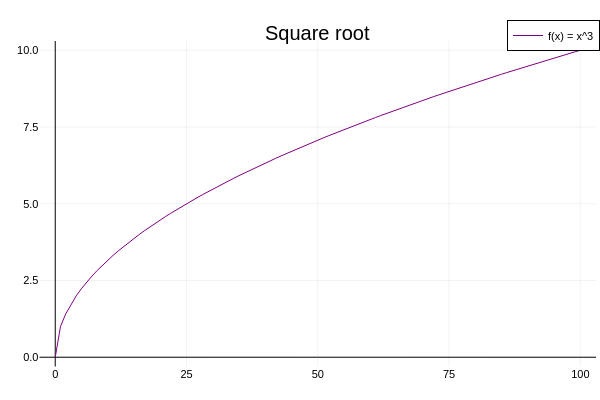

This figure's notebook cell:
### Markdown cell above
<a id="sqrt-latex"></a>
#### Square Root Function
$$ f(x) = \sqrt{x} $$

[⬆ Back to Table of Contents](#table-of-contents)

### Code cell
x = 0:1:100
f(x) = sqrt.(x)
plot(x,f, title="Square root" , label="f(x) = x^3", color=:purple, framestyle=:zerolines)

### Figure 1 — Plotly figure (JSON) as saved in the notebook; plotly's stock layout.template omitted (floating-point values rounded to 4 significant figures)
{"data": [{"colorbar": {"len": 0.9039, "title": "", "x": 0.9934, "y": 0.4896}, "legendgroup": "f(x) = x^3", "line": {"color": "rgba(128, 0, 128, 1.000)", "dash": "solid", "shape": "linear", "width": 1}, "mode": "lines", "name": "f(x) = x^3", "showlegend": true, "type": "scatter", "x": [0, 1, 2, 3, 4, 5, 6, 7, 8, 9, 10, 11, 12, 13, 14, 15, 16, 17, 18, 19, 20, 21, 22, 23, 24, 25, 26, 27, 28, 29, 30, 31, 32, 33, 34, 35, 36, 37, 38, 39, 40, 41, 42, 43, 44, 45, 46, 47, 48, 49, 50, 51, 52, 53, 54, 55, 56, 57, 58, 59, 60, 61, 62, 63, 64, 65, 66, 67, 68, 69, 70, 71, 72, 73, 74, 75, 76, 77, 78, 79, 80, 81, 82, 83, 84, 85, 86, 87, 88, 89, 90, 91, 92, 93, 94, 95, 96, 97, 98, 99, 100], "xaxis": "x", "y": [0, 1, 1.414, 1.732, 2, 2.236, 2.449, 2.646, 2.828, 3, 3.162, 3.317, 3.464, 3.606, 3.742, 3.873, 4, 4.123, 4.243, 4.359, 4.472, 4.583, 4.69, 4.796, 4.899, 5, 5.099, 5.196, 5.292, 5.385, 5.477, 5.568, 5.657, 5.745, 5.831, 5.916, 6, 6.083, 6.164, 6.245, 6.325, 6.403, 6.481, 6.557, 6.633, 6.708, 6.782, 6.856, 6.928, 7, 7.071, 7.141, 7.211, 7.28, 7.348, 7.416, 7.483, 7.55, 7.616, 7.681, 7.746, 7.81, 7.874, 7.937, 8, 8.062, 8.124, 8.185, 8.246, 8.307, 8.367, 8.426, 8.485, 8.544, 8.602, 8.66, 8.718, 8.775, 8.832, 8.888, 8.944, 9, 9.055, 9.11, 9.165, 9.22, 9.274, 9.327, 9.381, 9.434, 9.487, 9.539, 9.592, 9.644, 9.695, 9.747, 9.798, 9.849, 9.899, 9.95, 10], "yaxis": "y"}], "layout": {"annotations": [{"font": {"color": "rgba(0, 0, 0, 1.000)", "family": "sans-serif", "size": 20}, "rotation": 0, "showarrow": false, "text": "Square root", "x": 0.5296, "xanchor": "center", "xref": "paper", "y": 1, "yanchor": "top", "yref": "paper"}], "height": 400, "legend": {"bgcolor": "rgba(255, 255, 255, 1.000)", "bordercolor": "rgba(0, 0, 0, 1.000)", "borderwidth": 1, "font": {"color": "rgba(0, 0, 0, 1.000)", "family": "sans-serif", "size": 11}, "title": {"font": {"color": "rgba(0, 0, 0, 1.000)", "family": "sans-serif", "size": 15}, "text": ""}, "tracegroupgap": 0, "traceorder": "normal", "x": 1, "xanchor": "auto", "y": 1, "yanchor": "auto"}, "margin": {"b": 20, "l": 0, "r": 0, "t": 20}, "paper_bgcolor": "rgba(255, 255, 255, 1.000)", "plot_bgcolor": "rgba(255, 255, 255, 1.000)", "showlegend": true, "width": 600, "xaxis": {"anchor": "y", "domain": [0.06582, 0.9934], "gridcolor": "rgba(0, 0, 0, 0.100)", "gridwidth": 0.5, "linecolor": "rgba(0, 0, 0, 1.000)", "mirror": false, "range": [-3, 103], "showgrid": true, "showline": false, "showticklabels": true, "tickangle": 0, "tickcolor": "rgba(0, 0, 0, 0.000)", "tickfont": {"color": "rgba(0, 0, 0, 1.000)", "family": "sans-serif", "size": 11}, "tickmode": "array", "ticks": "inside", "ticktext": ["0", "25", "50", "75", "100"], "tickvals": [0, 25, 50, 75, 100], "title": "", "titlefont": {"color": "rgba(0, 0, 0, 1.000)", "family": "sans-serif", "size": 15}, "type": "-", "visible": true, "zeroline": true, "zerolinecolor": "rgba(0, 0, 0, 1.000)"}, "yaxis": {"anchor": "x", "domain": [0.03762, 0.9415], "gridcolor": "rgba(0, 0, 0, 0.100)", "gridwidth": 0.5, "linecolor": "rgba(0, 0, 0, 1.000)", "mirror": false, "range": [-0.3, 10.3], "showgrid": true, "showline": false, "showticklabels": true, "tickangle": 0, "tickcolor": "rgba(0, 0, 0, 0.000)", "tickfont": {"color": "rgba(0, 0, 0, 1.000)", "family": "sans-serif", "size": 11}, "tickmode": "array", "ticks": "inside", "ticktext": ["0.0", "2.5", "5.0", "7.5", "10.0"], "tickvals": [0, 2.5, 5, 7.5, 10], "title": "", "titlefont": {"color": "rgba(0, 0, 0, 1.000)", "family": "sans-serif", "size": 15}, "type": "-", "visible": true, "zeroline": true, "zerolinecolor": "rgba(0, 0, 0, 1.000)"}}}
